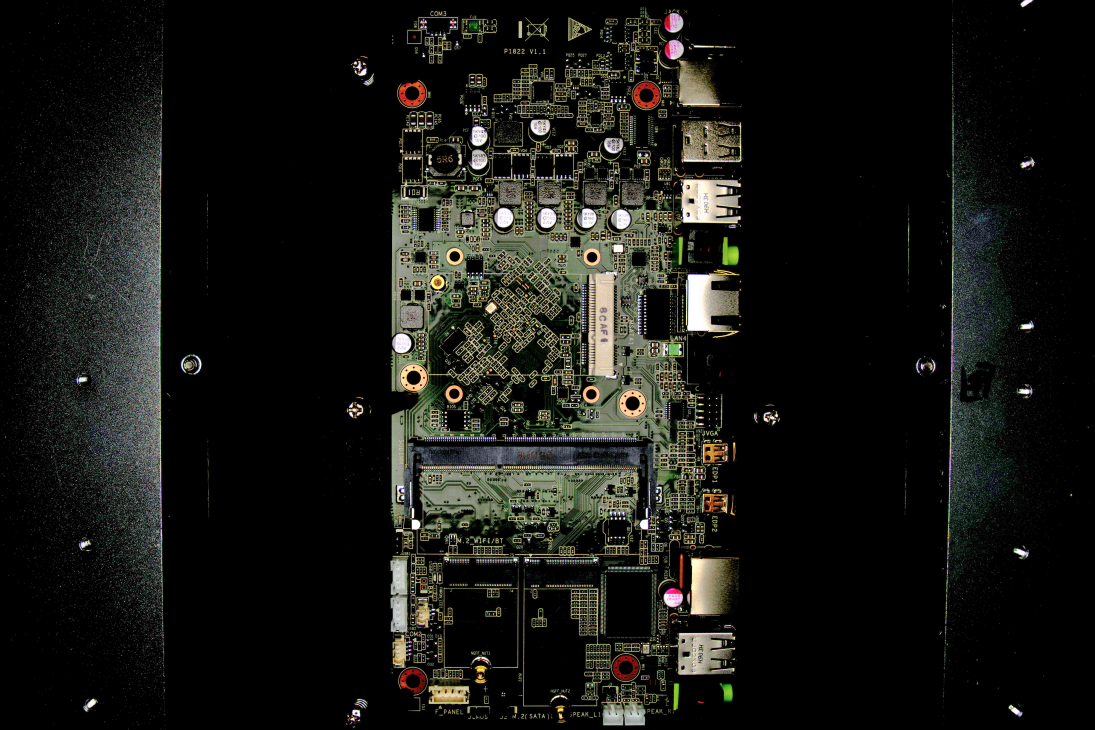
#> input picture match_templ/Image_20190426214058.jpg, 5472 x 3648 px, found by its file name (shown at 1/5 size)
$ python match_Template.py
#> lines starting #> are read from the running program, lines starting #| are printed output that depends on the picture
# -*- coding:utf-8 -*-
import sys
import cv2
import time
import numpy as np

def PCBA_matchTemplate(image, templ, rsz_scale=1.0):
    #缩小图像后再匹配
    if rsz_scale != 1.0:
        rsz_im = cv2.resize(image, None, fx=rsz_scale, fy=rsz_scale)
        rsz_tpl = cv2.resize(templ, None, fx=rsz_scale, fy=rsz_scale)
    else:
        rsz_im = image
        rsz_tpl = templ

    #show image
    cv2.namedWindow("img",1)
    cv2.imshow("img", rsz_im)
    cv2.namedWindow("templ",1)
    cv2.imshow("templ", rsz_tpl)

    #模板匹配，找到模板在图像中的位置:(x,y,width,height)
    th, tw = rsz_tpl.shape[:2]
    result = cv2.matchTemplate(rsz_im, rsz_tpl, cv2.TM_SQDIFF_NORMED)
    min_val, max_val, min_loc, max_loc = cv2.minMaxLoc(result)
    print("min_val, max_val: ", min_val, max_val)

    #返回坐标位置(x,y,width,height)
    return int(min_loc[0]/rsz_scale), int(min_loc[1]/rsz_scale), \
           int(tw/rsz_scale), int(th/rsz_scale)

if __name__ == "__main__":
    if len(sys.argv) == 3:
        image_path = sys.argv[1]
        templ_path = sys.argv[2]
    else:
        image_path = 'Image_20190426214058.jpg'
        templ_path = 'templ2.jpg'

    image = cv2.imread(image_path) #图像
#> image is the input picture: shape (3648, 5472, 3); mean B, G, R 20.1, 24.1, 23.6
    templ = cv2.imread(templ_path) #模板
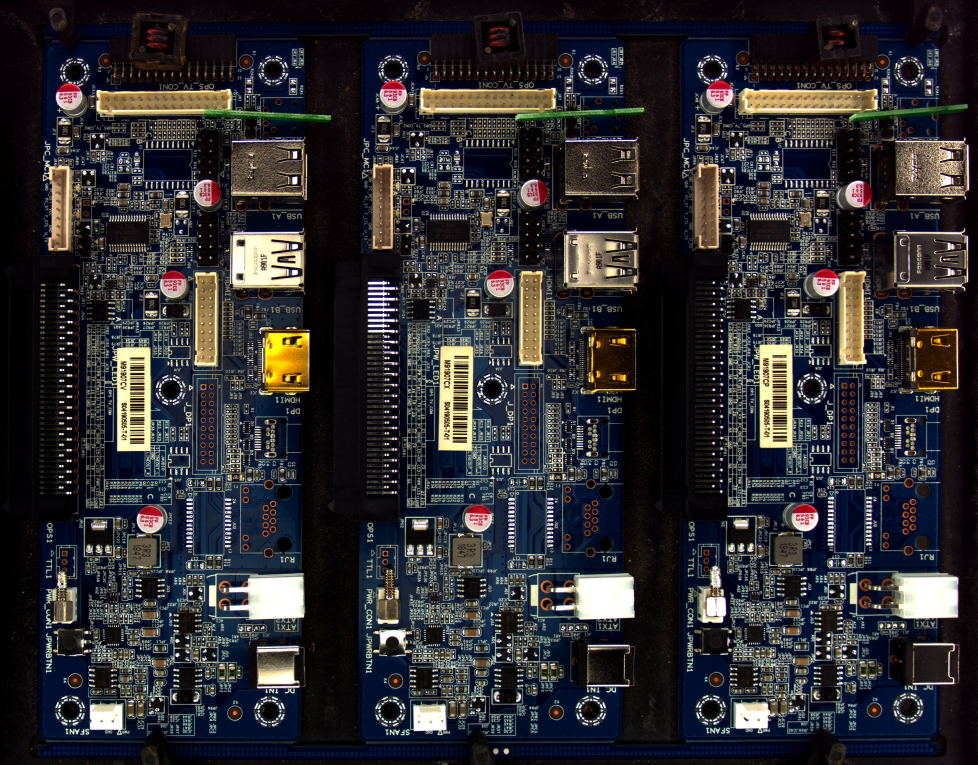
#> input picture match_templ/templ2.jpg, 2933 x 2293 px, found by its file name (shown at 1/3 size)
#> templ is the input picture: shape (2293, 2933, 3); mean B, G, R 49.4, 46.5, 47.9

    tim = time.time()
    x, y, width, height = PCBA_matchTemplate(image,templ,0.1)
#> in PCBA_matchTemplate, `rsz_im = cv2.resize(image, None, fx=rsz_scale, fy=rsz_scale)`:
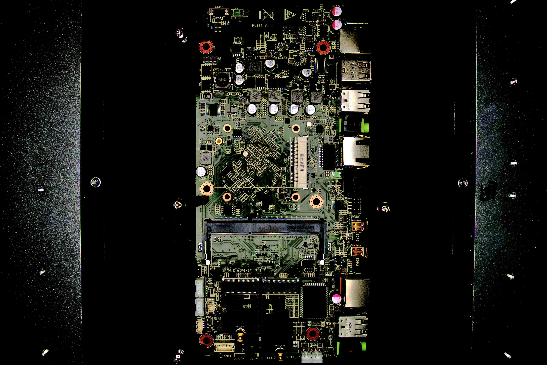
#> rsz_im: shape (365, 547, 3); mean B, G, R 20.2, 24.2, 23.7
#> in PCBA_matchTemplate, `rsz_tpl = cv2.resize(templ, None, fx=rsz_scale, fy=rsz_scale)`:
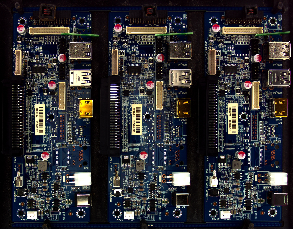
#> rsz_tpl: shape (229, 293, 3); mean B, G, R 49.6, 46.8, 48.1
#> in PCBA_matchTemplate, `result = cv2.matchTemplate(rsz_im, rsz_tpl, cv2.TM_SQDIFF_NORMED)`: result: shape (137, 255) float32; every value is 1
#> in PCBA_matchTemplate, `min_val, max_val, min_loc, max_loc = cv2.minMaxLoc(result)`: min_val = 1; min_loc = (0, 0)
#| min_val, max_val:  1.0 1.0
#> x = 0; y = 0; width = 2930; height = 2290
    print("Done in : ", time.time()-tim, " seconds")

    #绘制模板位置
    cv2.rectangle(image, (x, y),  (x+width, y+height), [0, 255, 0],15)
    cv2.namedWindow("result",0)
    cv2.imshow("result", image)
    cv2.waitKey(0)
